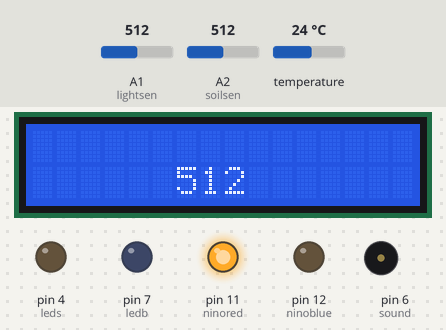
Simulated run of this sketch. Board: Arduino Uno, built with avr-gcc and run on an emulated ATmega328P. Shown: 16×2 character LCD, output pins drawn as LEDs (lit = HIGH), buzzer (waves = sounding). Inputs (shaded band) come from the test bench; at power-on: A1 (lightsen) = 512, A2 (soilsen) = 512, temperature 24 °C. At 22.6 s the program stops and its outputs stay as they are.

Above: at 1.2 s.
1.3 s: A1 (lightsen) set to 716
At 11.3 s:
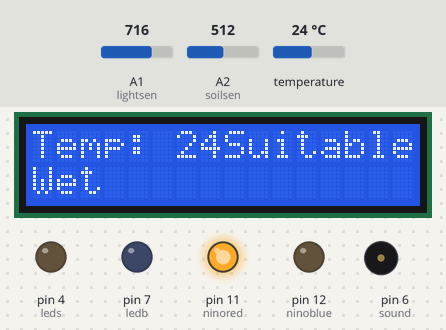
At 22.8 s:
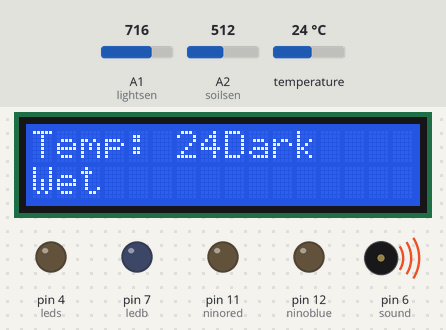
Timing chart, 0 to 24.1 s (numbered marks = the images above; inputs shaded):
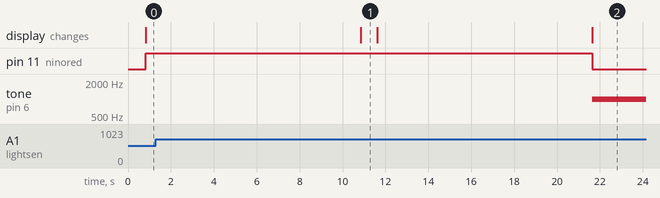

Measured:
- after the input at 1.3 s, the display: first differs from a run without the input after 10.3 s (image 2 shows a later state)
- what the display in image 1 shows lasts 0.7 s, from 10.9 s to 11.6 s

The sketch:

Old_code.ino
```cpp
#include <LiquidCrystal_I2C.h>
#include <OneWire.h>
#include <DallasTemperature.h>
#define ledg 2
#define leds 4
#define ledb 7
#define ninored 11
#define ninoblue 12
#define tmp 5
#define lightsen 1
#define soilsen 2
#define sound 6

LiquidCrystal_I2C lcd(0x27, 16, 2);
OneWire oneWire(tmp);
DallasTemperature sensors(&oneWire);
int celsius = 0;
int light = 0;
int soil = 0;
int baselinetemp = 27;
int baselightlevel = 50;
int basesoillevel = 300;

int State = 0;

void LedStates()
{
  if (celsius < baselinetemp)
  {
    digitalWrite(ledg, LOW);
  }
  if (celsius >= baselinetemp)
  {
    digitalWrite(ledg, HIGH);
  }

  if (light < baselightlevel)
  {
    digitalWrite(light, LOW);
  }
  if (light >= baselightlevel)
  {
    digitalWrite(light, HIGH);
  }

  if (soil < basesoillevel)
  {
    digitalWrite(soil, LOW);
  }
  if (soil >= basesoillevel)
  {
    digitalWrite(soil, HIGH);
  }
}

void lcdWrite()
{
  lcd.clear();
  lcd.setCursor(0, 0);
  lcd.print("Temp: ");
  lcd.print(celsius);

  switch (digitalRead(light))
  {
  case HIGH:
    lcd.print("Suitable");
    break;
  case LOW:
    lcd.print("Dark");
  }

  lcd.setCursor(0, 1);
  switch (digitalRead(soil))
  {
  case HIGH:
    lcd.print("Wet");
    break;
  case LOW:
    lcd.print("Dry");
  }
}

void State0()
{
  LedStates();
  lcdWrite();
}
void State1()
{
  LedStates();
  lcdWrite();
  digitalWrite(ninored, LOW);
  digitalWrite(ninoblue, LOW);
  tone(sound, 1000);
  delay(1000);
}
void State2()
{
  LedStates();
  lcdWrite();
  digitalWrite(ninored, HIGH);
  digitalWrite(ninoblue, HIGH);
  noTone(sound);
  delay(1000);
}

void setup()
{
  Serial.begin(9600);
  lcd.init();
  lcd.backlight();
  pinMode(ledg, OUTPUT);
  pinMode(leds, OUTPUT);
  pinMode(ledb, OUTPUT);
  pinMode(ninored, OUTPUT);
  pinMode(ninoblue, OUTPUT);
  pinMode(tmp, INPUT);
  pinMode(lightsen, INPUT);
  pinMode(soilsen, INPUT);
  pinMode(sound, OUTPUT);
  ;
}

void loop()
{
  sensors.requestTemperatures();
  digitalWrite(ledg, LOW);
  digitalWrite(leds, LOW);
  digitalWrite(ledb, LOW);
  digitalWrite(ninored, HIGH);
  digitalWrite(ninoblue, LOW);
  celsius = sensors.getTempCByIndex(0);
  light = analogRead(lightsen);
  soil = analogRead(soilsen);
  lcd.clear();
  lcd.setCursor(6, 1);
  lcd.print(light);
  delay(10000);
  switch (State)
  {
  case 0:
    State0();
    if (ledg != LOW && ledb != LOW && leds != LOW)
    {
      State = 1;
    }
    break;
  case 1:
    State1();
    while (ledg != LOW && ledb != LOW && leds != LOW)
    {
      State = 2;
    }
    State = 0;
    break;
  case 2:
    State2();
    while (ledg != LOW && ledb != LOW && leds != LOW)
    {
      State = 1;
    }
    State = 0;
    break;
  }
}
```
